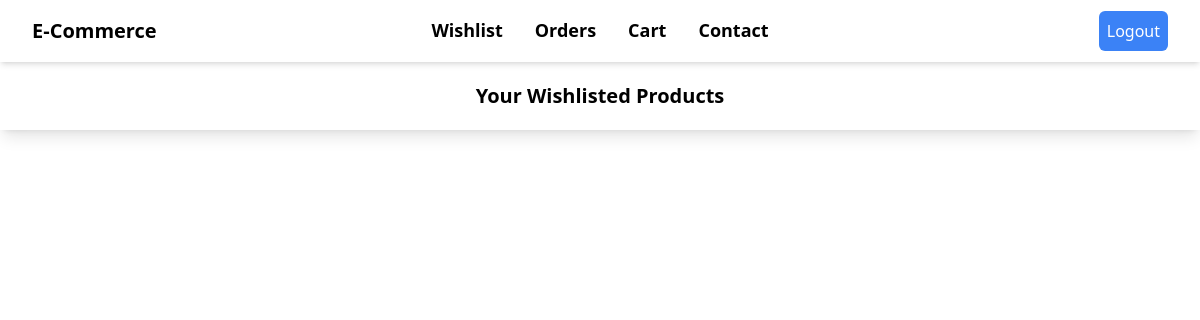
The app's page /wishlist/ (signed in), older data.
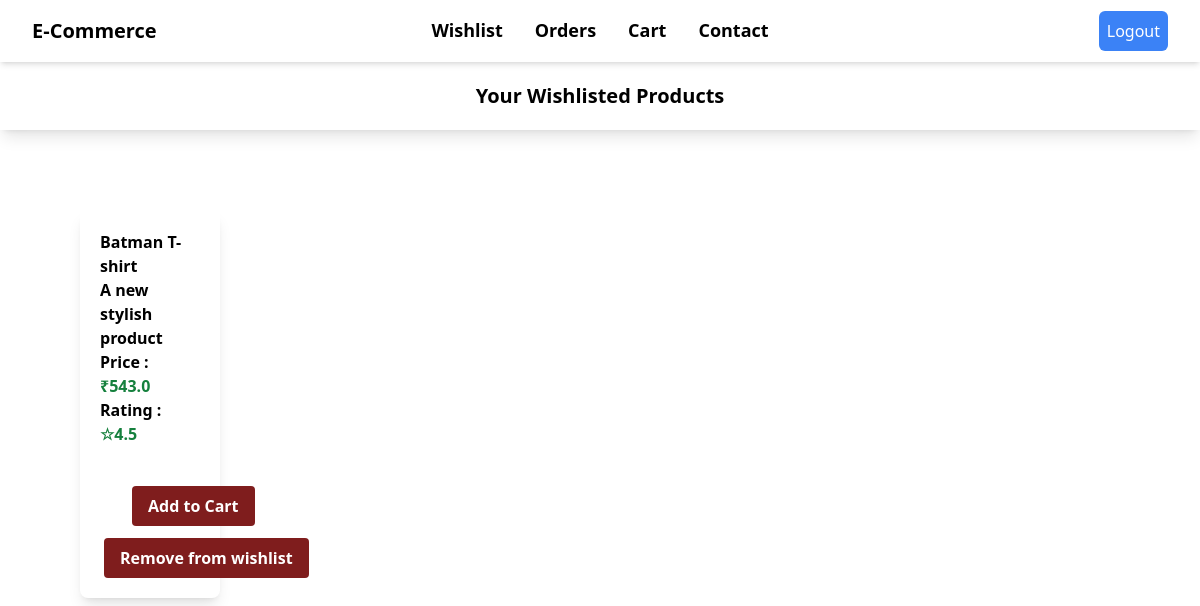
The same page, newer data.
### store/models.py (models this page shows, shortened)
class Wishlist(models.Model):
    user = models.ForeignKey(User,on_delete=models.CASCADE)
    product = models.ForeignKey(Product,on_delete=models.CASCADE)

class Product(models.Model):
    name = models.CharField(max_length=200)
    description = models.CharField(max_length=200)
    rating = models.FloatField()
    price = models.FloatField()
    image = models.CharField(max_length=10000)

### store/views.py (the view)
# urls.py: path('wishlist/',views.wishlist,name='wishlist'),
@login_required(login_url='login')
def wishlist(request):
    wish_items = Wishlist.objects.filter(user=request.user)
    return render(request,'store/wishlist.html',{'wish_items':wish_items})

### store/templates/store/wishlist.html (shortened to what this page needs)
{% extends 'store/base.html' %}
{% block body %}
 <div class="p-5 flex justify-center items-center shadow-lg">
    <h1 class="font-bold text-xl justify-center items-center">Your Wishlisted Products</h1>
 </div>
 <div class="product-container flex grid grid-cols-4">
  {% for item in wish_items %}
  <div class="product shadow-lg w-12/2 h-auto rounded-lg m-20">
    <div class="p-5">
        <div class="font-bold">
            {{item.product.name}}
        </div>
        <div class="font-semibold">
            {{item.product.description}}
        </div>
        <div class="font-bold">
            Price :
            <span class="font-bold text-green-700">₹{{item.product.price}}</span>
        </div>
        <div class="font-bold">
            Rating :
            <span class="font-bold text-green-700">☆{{item.product.rating}}</span>
        </div>
          <form action="{% url 'add_to_cart' %}" method="post" class="px-8 mt-10">
            <input type="submit" class="btn bg-red-900 text-white font-semibold py-2 px-4 mt-3 rounded flex justify-center items-center" value="Add to Cart">
          </form>
          <form action="{% url 'remove_from_wishlist' %}" method="post" class="mx-1">
            <input type="submit" class="btn bg-red-900 text-white font-semibold py-2 px-4 mt-3 rounded items-center add_wishlist" value="Remove from wishlist">
            </form>
    </div>
</div>
  {% endfor %}
</div>
{% endblock %}

Row changes from the older to the newer data that the page shows:
added Wishlist: product.name "Batman T-shirt", product.description "A new stylish product", product.price "543.0", product.rating "4.5"
